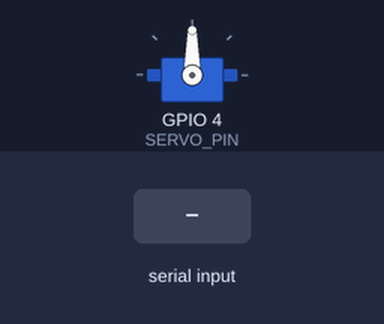
Bench run of a sketch on a simulated ESP32-S3. On the bench: servo. Inputs (shaded band) come from the test bench.

Above: at 1.2 s.
1.3 s: "W" received over Serial
At 4.35 s:
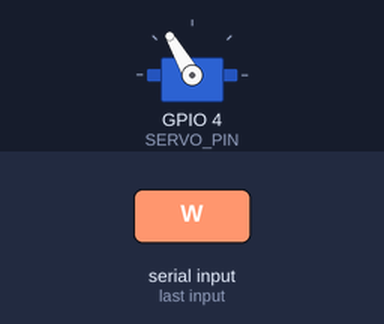
At 8.6 s:
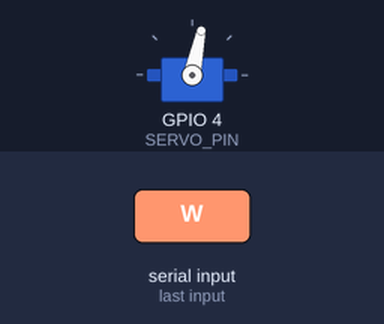
Timing chart, 0 to 29.8 s (numbered marks = the images above; inputs shaded):
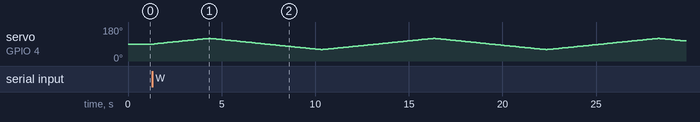

The sketch:

shake_controller.ino
```cpp
/*
 * Stackademic — shake plate controller
 *
 * Runs on an ESP32-S3-DevKitC-1. Talks over USB serial to the web app
 * (Web Serial API), listening for one of two single-character commands:
 *
 *   'C'  -> correct answer: do nothing (idle)
 *   'W'  -> wrong answer: trigger the shake motion
 *
 * The board also sends a status line back after each command so the
 * web app (or you, watching the Serial Monitor) can confirm it actually
 * happened. If you add a tilt/vibration sensor later (recommended for
 * the Espressif "Best Use of Espressif Hardware" challenge), read it in
 * loop() and send 'F' (fell) whenever it trips, independent of whatever
 * command was last sent.
 *
 * IMPORTANT — this uses the ESP32Servo library, NOT the regular Arduino
 * Servo library. The regular one does not work on ESP32 boards.
 * Install "ESP32Servo" through Arduino IDE's Library Manager first
 * (Sketch -> Include Library -> Manage Libraries -> search "ESP32Servo").
 *
 * WIRING (see README for the full rationale):
 *   MG996R servo signal -> SERVO_PIN below (set to GPIO4, matching how
 *     it's actually wired on this build — change it here if you rewire)
 *   MG996R V+  -> external 5-6V supply (NOT the board's 5V/3V3 pin —
 *     the ESP32 cannot supply enough current for the MG996R)
 *   MG996R GND -> tie together: external supply ground, servo ground,
 *     AND the ESP32's GND pin. All three must share one ground.
 *   The servo signal wire connects directly to the ESP32 — there is no
 *   motor driver board in this path. Standard hobby servos like the
 *   MG996R have their own driver built in and only need a PWM signal.
 */

#include <ESP32Servo.h>

const int SERVO_PIN = 4;       // matches the actual wiring — change if you rewire
const int REST_ANGLE = 90;     // resting position of the shake plate
const int SHAKE_LOW = 60;      // sweep endpoints for the shake motion
const int SHAKE_HIGH = 120;
const int SHAKE_CYCLES = 6;    // how many back-and-forth sweeps per shake
const int SHAKE_STEP_DELAY = 100; // ms between degree steps (lower = faster/harder)

Servo shakeServo;

void setup() {
  Serial.begin(9600);
  shakeServo.setPeriodHertz(50);      // standard 50Hz servo PWM
  shakeServo.attach(SERVO_PIN, 500, 2400); // min/max pulse width in microseconds
  shakeServo.write(REST_ANGLE);
}

void loop() {
  if (Serial.available() > 0) {
    char cmd = Serial.read();

    if (cmd == 'W') {
      doShake();
      Serial.println("SHAKEN");
    } else if (cmd == 'C') {
      // correct answer: no motion, just acknowledge
      Serial.println("OK");
    }
    // ignore anything else (newlines, stray bytes)
  }
}

void doShake() {
  for (int i = 0; i < SHAKE_CYCLES; i++) {
    sweepTo(SHAKE_HIGH);
    sweepTo(SHAKE_LOW);
  }
  sweepTo(REST_ANGLE);
}

void sweepTo(int targetAngle) {
  int current = shakeServo.read();
  int step = (targetAngle > current) ? 1 : -1;
  for (int angle = current; angle != targetAngle; angle += step) {
    shakeServo.write(angle);
    delay(SHAKE_STEP_DELAY);
  }
  shakeServo.write(targetAngle);
}
```
